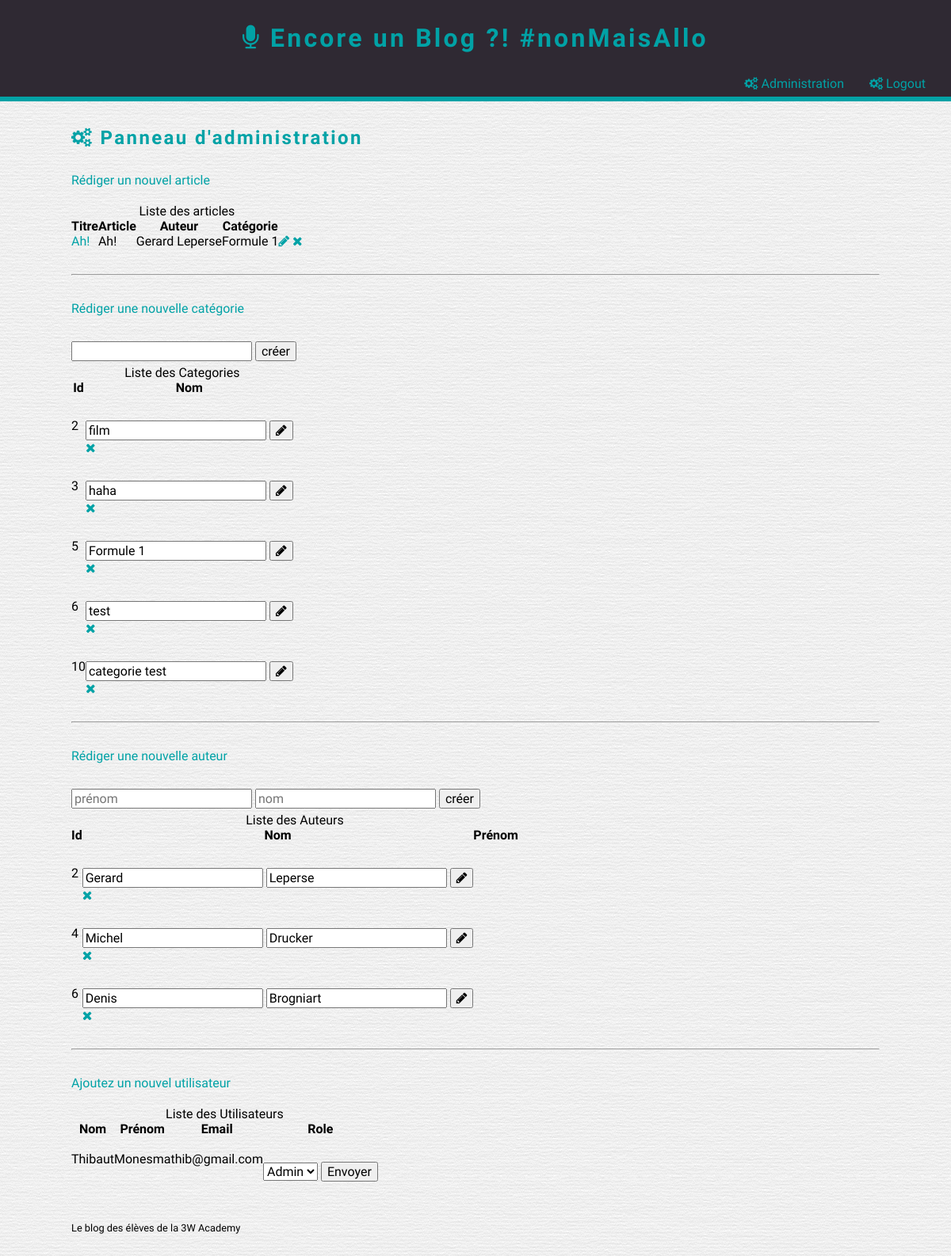
The app's page /admin.php (signed in) with its own data.
### tables this page shows
CREATE TABLE `Post` (
  `Id` int(11) NOT NULL,
  `Title` varchar(100) NOT NULL,
  `Contents` text NOT NULL,
  `CreationDate` datetime NOT NULL,
  `Author_Id` int(10) NOT NULL,
  `Category_Id` int(10) NOT NULL
);

CREATE TABLE `Author` (
  `Id` int(11) NOT NULL,
  `FirstName` varchar(100) NOT NULL,
  `LastName` varchar(100) NOT NULL
);

CREATE TABLE `Category` (
  `Id` int(11) NOT NULL,
  `Name` varchar(100) NOT NULL
);

CREATE TABLE `Users` (
  `Id` int(11) NOT NULL,
  `Mail` varchar(100) NOT NULL,
  `Password` varchar(100) NOT NULL,
  `FirstName` varchar(100) NOT NULL,
  `LastName` varchar(100) NOT NULL,
  `Pseudo` varchar(100) NOT NULL,
  `Role` varchar(100) NOT NULL
);

### admin.php (called while the page is built, shortened)
<?php
include 'application/bdd_connection.php';
$query = $pdo->prepare(
	'SELECT
            Post.Id,
            Title,
            Contents,
            CreationDate,
            FirstName,
            LastName,
            Category.Name AS Category_Name
        FROM
            Post
        INNER JOIN
            Author
        ON
            Post.Author_Id = Author.Id
        INNER JOIN
            Category
        ON
            Post.Category_Id = Category.Id
        ORDER BY
            CreationDate DESC'
);
$query->execute();
$posts = $query->fetchAll(PDO::FETCH_ASSOC);
$query = $pdo->prepare(
    'SELECT*
        FROM
           Category'
);
$query->execute();
$categories = $query->fetchAll(PDO::FETCH_ASSOC);
$query = $pdo->prepare(
    'SELECT*
        FROM
           Author'
);
$query->execute();
$authors = $query->fetchAll(PDO::FETCH_ASSOC);
$query = $pdo->prepare(
    'SELECT*
        FROM
           Users'
);
$query->execute();
$users = $query->fetchAll(PDO::FETCH_ASSOC);
$config = "admin/";
include 'layout.phtml';
?>

### www/admin.phtml (the view, shortened to what this page needs)
<h2><i class="fa fa-cogs"></i> Panneau d'administration</h2>
<nav style="margin-bottom: 20px; margin-top: 30px; ">
    <a href="add_post.php">Rédiger un nouvel article</a>
</nav>
<table>
    <caption>Liste des articles</caption>
    <thead>
        <tr>
            <th>Titre</th>
            <th>Article</th>
            <th>Auteur</th>
            <th>Catégorie</th>
            <th></th>
        </tr>
    </thead>
    <tbody>
        <?php foreach($posts as $post): ?>
            <tr>
                <td><a href="show_post.php?id=<?= intval($post['Id']) ?>" target="_blank"><?= htmlspecialchars($post['Title']) ?></a></td>
                <td><?= substr(htmlspecialchars($post['Contents']), 0, 200) ?></td>
                <td><?= htmlspecialchars($post['FirstName']) ?> <?= htmlspecialchars($post['LastName']) ?></td>
                <td><?= htmlspecialchars($post['Category_Name']) ?></td>
                <td>
                    <a class="edit" href="edit_post.php?id=<?= intval($post['Id']) ?>"><i class="fa fa-pencil"></i></a>
                    <a class="remove" href="<?=$config?>delete_post.php?id=<?= intval($post['Id']) ?>"><i class="fa fa-remove"></i></a>
                </td>
            </tr>
        <?php endforeach ?>
    </tbody>
</table>
<hr/>
<nav style="margin-bottom: 5px; margin-top: 30px; ">
    <a>Rédiger une nouvelle catégorie</a>
    <form action="<?=$config?>add_cat.php" method="post">
        <input type="text" name="catName">
        <input type="submit" value="créer">
    </form>
</nav>
<table>
    <caption>Liste des Categories</caption>
    <thead>
        <tr>
            <th>Id</th>
            <th>Nom</th>
        </tr>
    </thead>
    <tbody>
        <?php foreach($categories as $category): ?>
            <tr>
                <td><?= htmlspecialchars($category['Id'])?></td>
                <td>
                    <form action="<?=$config?>edit_cat.php?id=<?=$category['Id']?>" method="post">
                        <input type="text" value="<?= $category['Name'] ?>" name="catName">
                        <button type="submit"><i class="fa fa-pencil"></i></button>
                    </form>
                    <a class="remove" href="<?=$config?>delete_cat.php?id=<?= intval($category['Id']) ?>"><i class="fa fa-remove"></i></a>
                </td>
            </tr>
        <?php endforeach ?>
    </tbody>
</table>
<hr/>
<nav style="margin-bottom: 5px; margin-top: 30px; ">
    <a>Rédiger une nouvelle auteur</a>
    <form action="<?=$config?>add_aut.php" method="post">
        <input type="text" name="firstName" placeholder="prénom">
        <input type="text" name="lastName" placeholder="nom">
        <input type="submit" value="créer">
    </form>
</nav>
<table>
    <caption>Liste des Auteurs</caption>
    <thead>
        <tr>
            <th>Id</th>
            <th>Nom</th>
            <th>Prénom</th>
        </tr>
    </thead>
    <tbody>
        <?php foreach($authors as $author): ?>
            <tr>
                <td><?= htmlspecialchars($author['Id'])?></td>
                <td>
                    <form action="<?=$config?>edit_aut.php?id=<?=$author['Id']?>" method="post">
                        <input type="text" value="<?= $author['FirstName'] ?>" name="firstName">
                        <input type="text" value="<?= $author['LastName'] ?>" name="lastName">
                        <button type="submit"><i class="fa fa-pencil"></i></button>
                    </form>
                    <a class="remove" href="<?=$config?>delete_aut.php?id=<?= intval($author['Id']) ?>"><i class="fa fa-remove"></i></a>
                </td>
            </tr>
        <?php endforeach ?>
    </tbody>
</table>
<hr/>
<nav style="margin-bottom: 20px; margin-top: 30px; ">
    <a href="register.php">Ajoutez un nouvel utilisateur</a>
</nav>
<table>
    <caption>Liste des Utilisateurs</caption>
    <thead>
        <tr>
            <th>Nom</th>
            <th>Prénom</th>
            <th>Email</th>
            <th>Role</th>
        </tr>
    </thead>
    <tbody>
        <?php foreach($users as $user): ?>
            <tr>
                <td><?= htmlspecialchars($user['FirstName'])?></td>
                <td><?= htmlspecialchars($user['LastName']) ?></td>
                <td><?= htmlspecialchars($user['Mail'])?></td>
                <td>
                        <form action="<?=$config?>update_user.php?id=<?= $user['Id'] ?>" method="post">
                            <select name="role">
                                <option <?php if($user['Role'] == 'admin') {?> selected <?php }?> value="admin" >Admin</option>
                            </select>
                            <button type="submit">Envoyer</button>
                        </form>
                </td>
            </tr>
        <?php endforeach ?>
    </tbody>
</table>

### layout.phtml (shortened to what this page needs)
<!DOCTYPE html>
<html lang="fr">
<head>
    <link rel="stylesheet" href="css/normalize-3.0.3.min.css">
    <link rel="stylesheet" href="css/font-awesome.min.css">
    <link rel="stylesheet" href="css/blog-main.css">
    <link rel="stylesheet" href="css/blog-theme.css">
    <link rel="stylesheet" href="css/ui-button.css">
    <link rel="stylesheet" href="css/ui-form.css">
</head>
<body>
    <header class="blog-header">
        <h1><a href="index.php"><i class="fa fa-microphone"></i> Encore un Blog ?! #nonMaisAllo</a></h1>
        <nav>
        <?php if (array_key_exists('role', $_SESSION) == true ) { ?>
            <a href="logout.php"><i class="fa fa-cogs"></i> Logout</a>
            <?php if ($_SESSION['role'] == 'admin') { ?>
                <a href="admin.php"><i class="fa fa-cogs"></i> Administration</a>
            <?php }?>
        <?php } ?>
        </nav>
    </header>
    <main>
        <?php include 'www/'.$template.'.phtml' ?>
    </main>
    <footer class="blog-footer">
        <small>Le blog des élèves de la 3W Academy</small>
    </footer>
</body>
</html>

### css/blog-main.css (style rules this page uses)
* { box-sizing: border-box; }
a { text-decoration: none; }
form { margin-top: 2em; }
hr { margin-bottom: 2em; margin-top: 2em; }

### css/blog-theme.css (style rules this page uses)
a { color: #01A2A6; transition: all 0.25s; }
body { background: url('../images/theme/paper.png') repeat; font-family: 'Dosis', sans-serif; }
h1 { height: 96px; margin: 0; font-family: 'Amatic SC', cursive; line-height: 96px; text-align: center; }
h1, h2 { color: #01A2A6; letter-spacing: 0.1em; }
header { height: 128px; margin-bottom: 2em; background-color: #2F2933; border-bottom: 6px solid #01A2A6; }
header nav a { float: right; margin-right: 2em; }
footer, main { margin: 0 auto; width: 85%; }
footer { margin-bottom: 3em; margin-top: 3em; }

### records on screen
post: Title "Ah!", Contents "Ah!", Author_Id.FirstName "Gerard", Author_Id.LastName "Leperse", Category_Id.Name "Formule 1"
category: Id "2", catName "film"
category: Id "3", catName "haha"
category: Id "5", catName "Formule 1"
category: Id "6", catName "test"
category: Id "10", catName "categorie test"
author: Id "2", firstName "Gerard", lastName "Leperse"
author: Id "4", firstName "Michel", lastName "Drucker"
author: Id "6", firstName "Denis", lastName "Brogniart"
users: FirstName "Thibaut", LastName "Monesma", Mail "thib@gmail.com", role "Admin"
